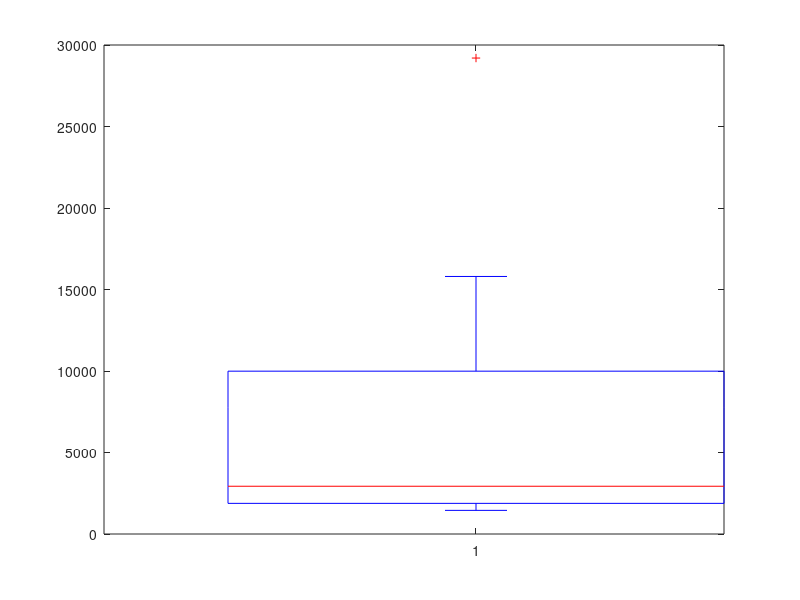

The MATLAB script that drew this image:
%% Case1
data=[3.2, 3.4, 3.7, 3.7, 3.8, 3.9, 4, 4, 4.1, 4.2, 4.7, 4.8, 14, 15];
boxplot(data,'Orientation','horizontal')
q1=prctile(data, 25);
q2=median(data);
q3=prctile(data, 75);
ri=q3-q1;
mi=min(data);
ma=max(data);
% First fences
f1=q1-1.5*ri;
f2=q3+1.5*ri;
conditions=[mi<f1  ma>f2];
% If "conditions" is equal to 0 in either condition, it means the expression
% does not holds, and if it is equal to one it means that condition holds.
% In this case second condition (max>b2) holds because f2=6.2 and value 14
% and 15 are higher.

% Second fences
of1=q1-3*ri
of2=q3+3*ri
conditions=[mi<of1  ma>of2]
% If "conditions" is equal to 0 in either condition, it means the expression
% does not holds, and if it is equal to one it means that condition holds.
% In this case second condition (max>b2) holds again because of2=7.7 and value 14
% and 15 are higher.


%% Case2 (small sample size)
data=[1450, 1470, 2290, 2930, 4180, 15800,29200]
boxplot(data) %Default orientation is vertical


